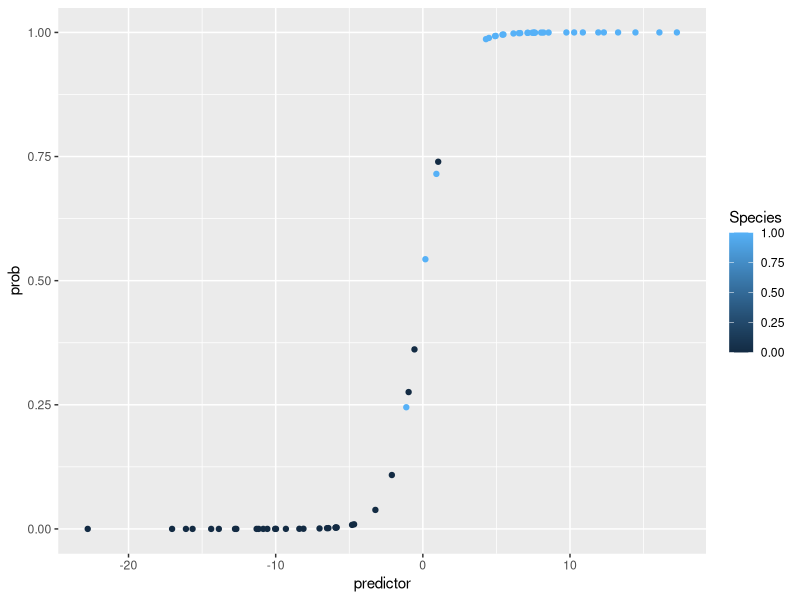
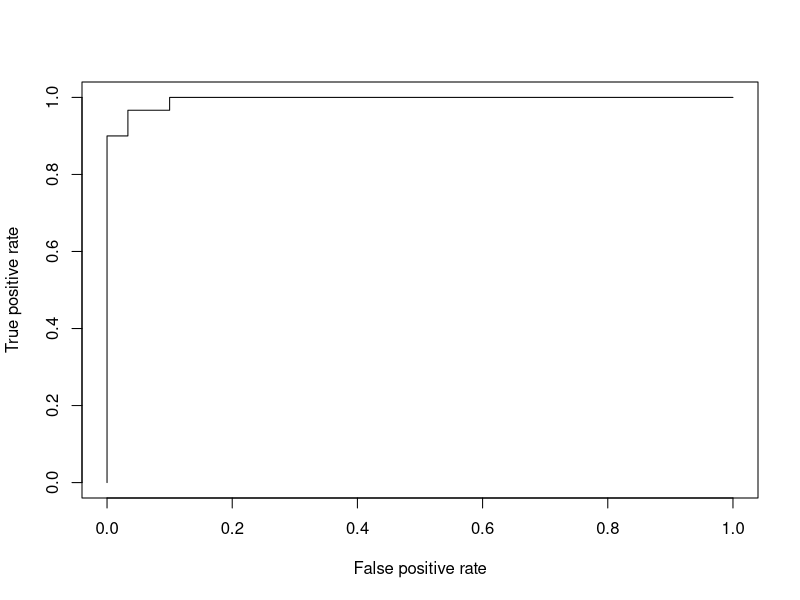
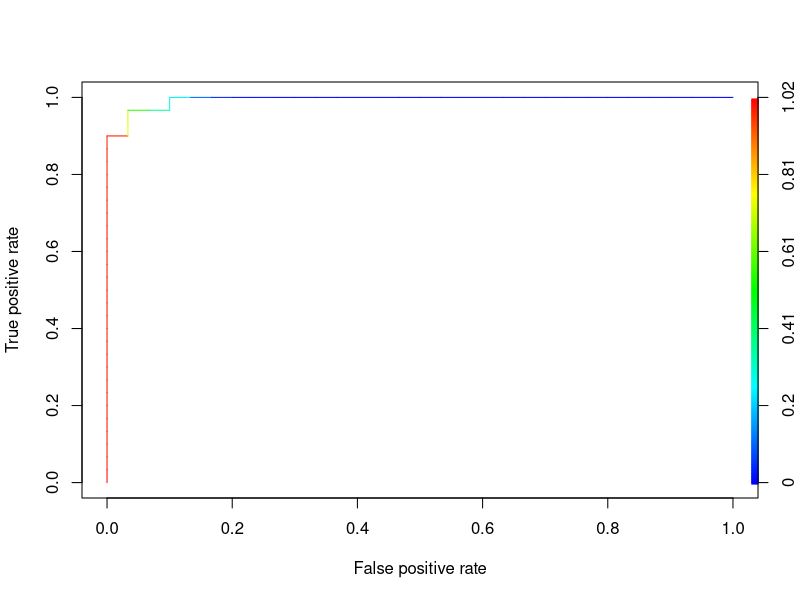
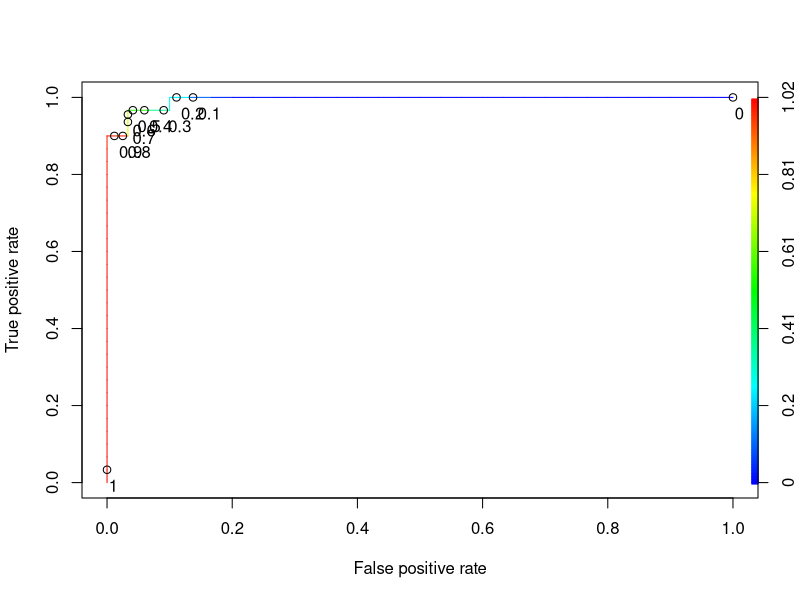

These charts were generated, in order, by the following R code:
library(ggplot2)
library(datasets)
library(caTools)
library(dplyr)

cat("\f")

# Look at structure
str(iris)

# Table outcome
table(iris$Species)

# Randomly split data
set.seed(88)

# only 2 species virginica and versicolor
iris_vv <- iris %>% filter(Species %in% c("virginica", "versicolor"))

iris_vv$Species<-ifelse(iris_vv$Species=="versicolor",1,0)

split <- sample.split(iris_vv, SplitRatio=0.7)

train <- subset(iris_vv, split == "TRUE")
test <- subset(iris_vv, split == "FALSE")

# logistic regression will all attributes

model1 <- glm(Species ~ Sepal.Length + Sepal.Width + Petal.Width + Petal.Length, data=train, family=binomial)
summary(model1)
# 
# lr_data <- data.frame(
#   predictor = model1$linear.predictors,
#   prob = model1$fitted.values,
#   Species = train$Species
# )
# 
# ggplot(lr_data, aes(x = predictor, y = prob, color = Species)) + 
#   geom_point()

# logistic regression removing variable with max P value (Sepal.Length)
model2 <- glm(Species ~ Sepal.Width + Petal.Width + Petal.Length, data=train, family=binomial)
summary(model2)

lr_data <- data.frame(
  predictor = model2$linear.predictors,
  prob = model2$fitted.values,
  Species = train$Species
)

ggplot(lr_data, aes(x = predictor, y = prob, color = Species)) + 
  geom_point()

# Make predictions on training set
predictTrain = predict(model2, type="response")

# Analyze predictions
summary(predictTrain)
tapply(predictTrain, train$Species, mean)

# Confusion matrix for threshold of 0.5
cm <- table(train$Species, predictTrain > 0.5)
cm 

# Sensitivity and specificity

# Confusion matrix for threshold of 0.7
table(train$Species, predictTrain > 0.7)

# Confusion matrix for threshold of 0.2
table(train$Species, predictTrain > 0.2)

# Sensitivity and specificity

library(ROCR)

# Prediction function
ROCRpred = prediction(predictTrain, train$Species)

# Performance function
ROCRperf = performance(ROCRpred, "tpr", "fpr")

# Plot ROC curve
plot(ROCRperf)

# Add colors
plot(ROCRperf, colorize=TRUE)

# Add threshold labels 
plot(ROCRperf, colorize=TRUE, print.cutoffs.at=seq(0,1,by=0.1), text.adj=c(-0.2,1.7))

# Evaluate model using Area Under the ROC Curve (AUC)
as.numeric(performance(ROCRpred, "auc")@y.values)

# Make predictions on test set
PredictTest = predict(model2, type="response", newdata=test)

# Confusion matrix for threshold of 0.5
confusionmatrix <- table(test$Species, PredictTest > 0.5)
confusionmatrix

accuracy <- (confusionmatrix[1, 1] + confusionmatrix[2, 2]) / sum(confusionmatrix) * 100
accuracy
